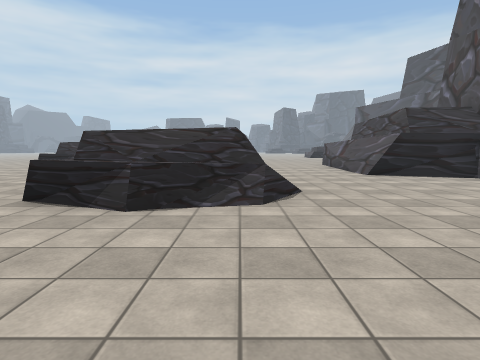
[1] (above)

23 first-person views from a walk through a Unity game level. The camera is 1.4 m above the floor, tilts 6° down and sees 80° across. The floor is counted in squares, 2 m on a side. Each view is taken from the middle of a square. On the plan, view 1 faces up. The plan holds only what a view shows up to about 10 squares ahead; the rest is blank. The place goes on beyond the plan. The player character is not drawn. Some surface patterns are stand-ins.

[2]
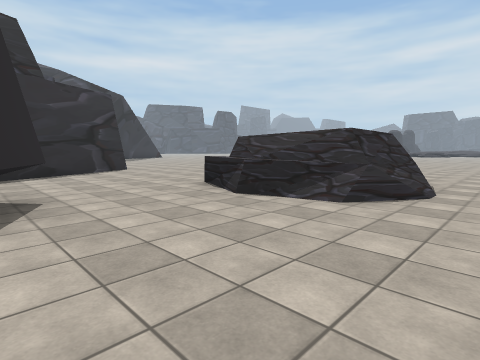

[3]
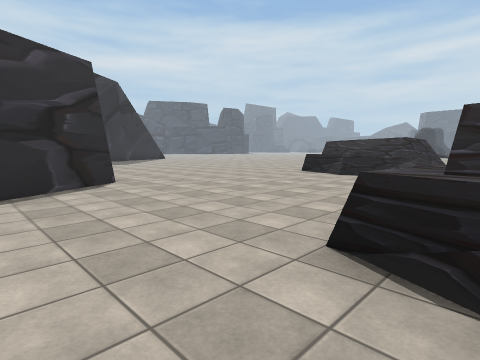

[4]
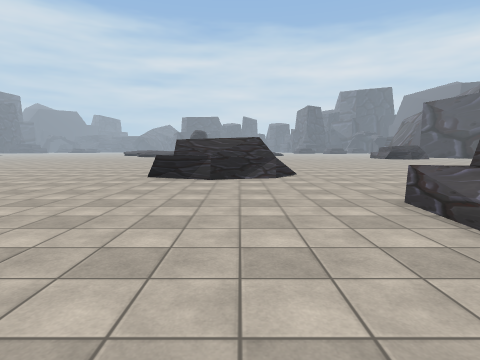

[5]
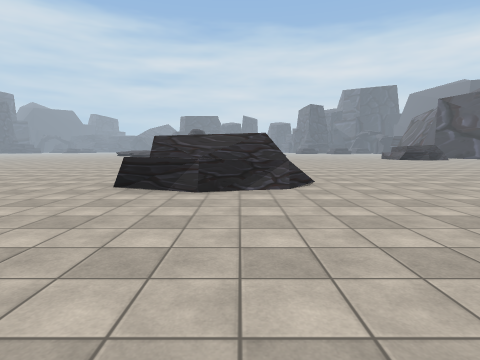

[6]
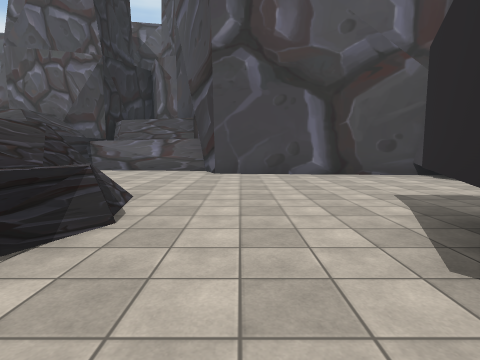

[7]
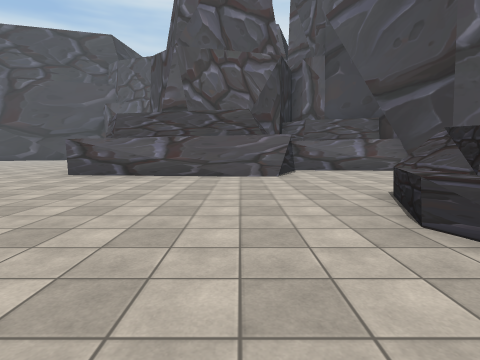

[8]
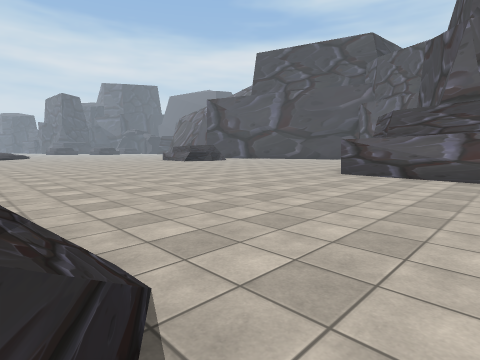

[9]
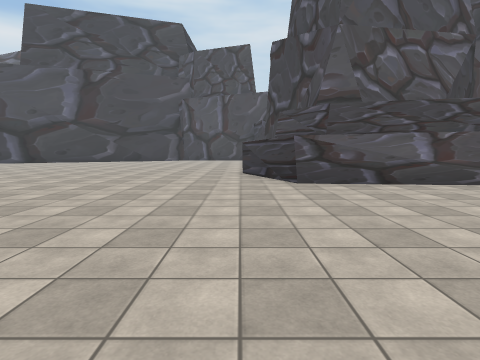

[10]
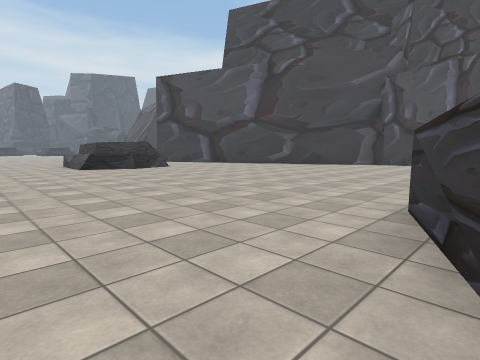

[11]
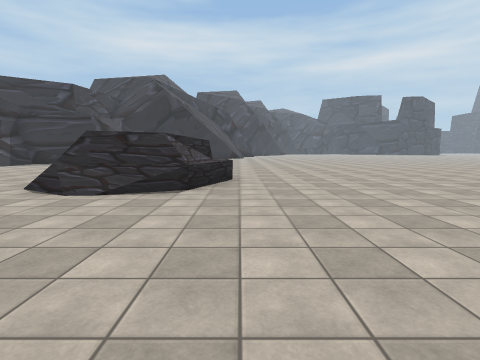

[12]
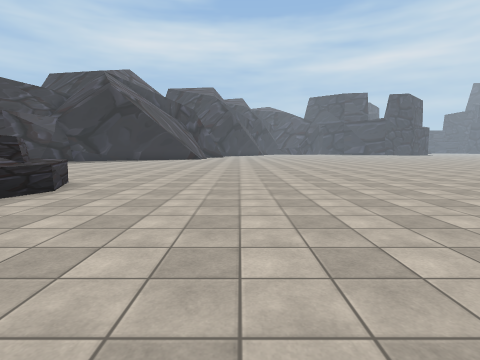

[13]
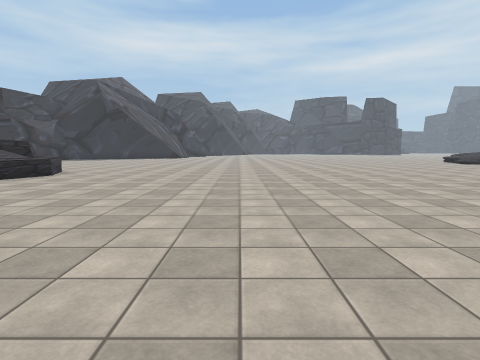

[14]
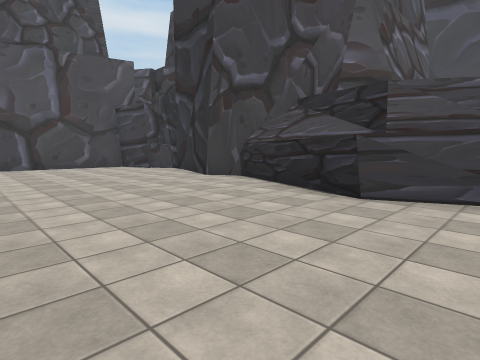

[15]
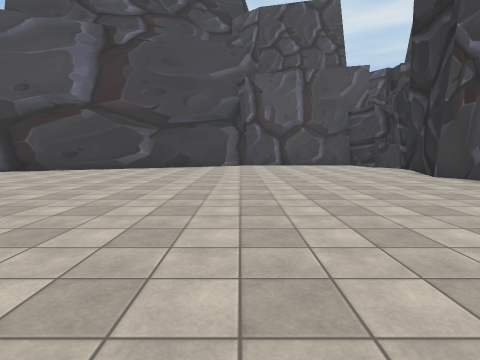

[16]
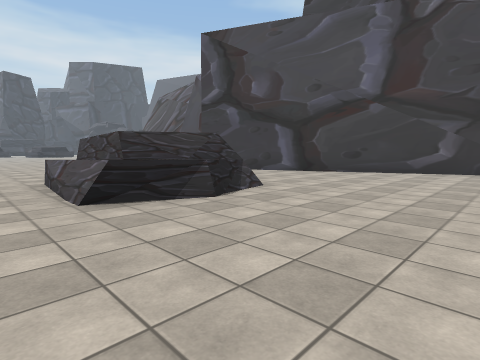

[17]
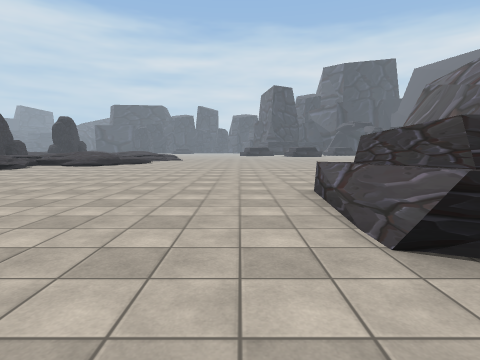

[18]
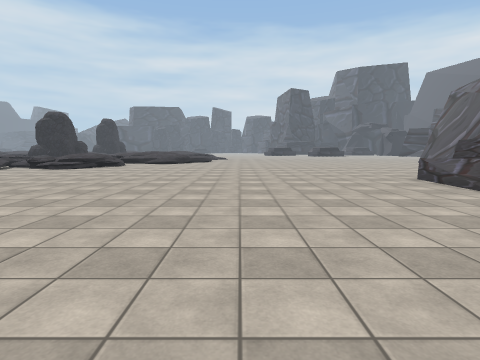

[19]
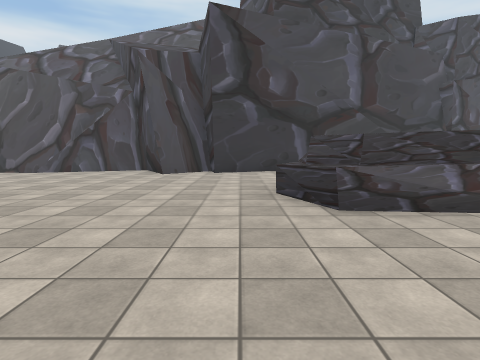

[20]
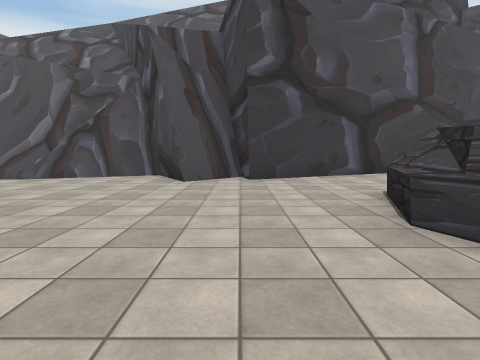

[21]
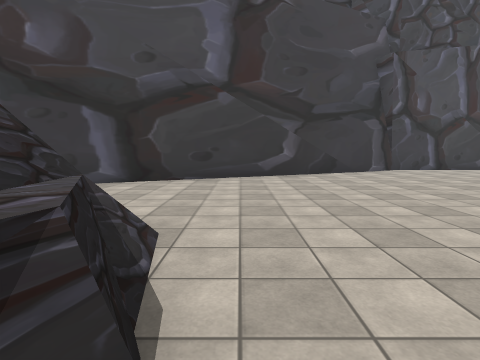

[22]
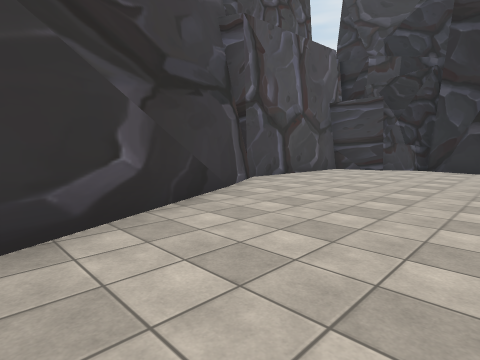

[23]
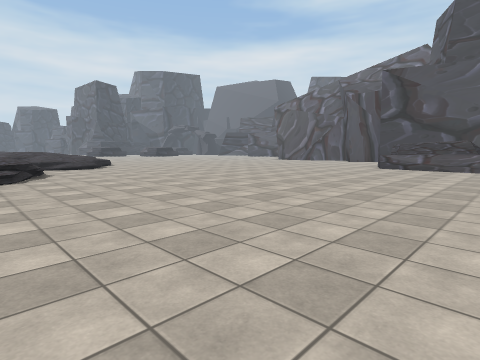

### Floor plan
Points are (right, up) in squares from view 1. A wall is a line through its corners. A room is listed if a view was taken in it or the views show most of it. See-through windows are left out.
Room 1 (views 1, 2, 3, 4, 5, 6, 7, 8, 9, 10, 11, 12, 13, 14, 15, 16, 17, 18, 19, 20, 21, 22, 23)
walls: (-4.3, 12.6) (-4.4, 11) (-4.8, 10.9); (-5.2, 13) (-4.1, 12.9) (-4.1, 10.9) (-5.8, 10.4) (-6.8, 10.6); (-5.9, 13.3) (-4.8, 12.8); (-6.7, 12.8) (-5.8, 13.3) (-4, 13.1); (-4.1, 10.7) (-5.6, 9.9) (-7.4, 10.2); (7.8, 24.4) (6.5, 25); (3.6, 9.5) (4, 13.8) (6.7, 14.9) (10.5, 13.4) (10.9, 13.6); (-5.7, 9.7) (-6.9, 10.3); (9.4, 25.3) (7.9, 24.5) (6.3, 24.8) (6.3, 27.8); (9.2, 25.6) (8.6, 25.4); (9.5, 25.5) (7.7, 24.9) (6.7, 25.2) (6.8, 27.4) (7.5, 27.9) (9.5, 27.6); (7.6, 27.9) (8.6, 27.5); (10.5, 13.4) (11.4, 13.9) (13.9, 13.1); (8.4, 27.5) (9.3, 27.4); (3.9, 7.7) (3.9, 13.2); (-1.5, 6.9) (-0.4, 6.4); (-1.5, 6.8) (0.3, 6.5); (-0.9, 6.6) (0.3, 6.4) (0.3, 4.7) (-0.3, 4.5); (0.1, 6.1) (0, 4.4); (6, 7.4) (3.7, 7.8); (13.5, 13.1) (14.3, 13.1); (-0.4, 4.2) (-1.4, 3.9); (-0.5, 3.8) (-1.2, 3.4) (-3.1, 3.8); (-1.3, 3.8) (-2.4, 4.1); (14.2, 12.7) (15.6, 13.5); (-1.3, 3.3) (-2.6, 3.8); (15.4, 13.6) (16, 13.7); (5.6, 3.3) (5.9, 7.1) (4.3, 7.9); (5.9, 3.3) (5.9, 6.7); (-8.6, 4.6) (-6.8, 1.5); (12.8, 29.9) (11.5, 31.4); (16.9, 18.5) (11.7, 29.8) (13, 30.1) (11.7, 31.5) (13.1, 32.3); (17, 14.8) (17.1, 18.8); (-2.8, 0.9) (-0.9, 0); (13.3, 32.4) (12.5, 34.6); (3.9, -3.4) (4.5, 2.7) (5.7, 3.2)
low walls: (-3.5, 11.1) (-4, 10.4); (-7.2, 13.3) (-5.8, 13.8) (-4, 13.1) (-3.5, 12.1); (6.1, 25.9) (6.3, 27.8) (7.6, 28.4) (9.5, 27.7); (3.7, 7.8) (3.7, 10.5); (-1.9, 7.1) (-1.4, 7.3) (0.3, 6.7); (-2.8, 5.5) (-2.8, 6.9); (-2.9, 5.5) (-2.8, 6.8); (0.8, 4.5) (0.4, 4); (5.7, 3.2) (5.7, 4.1); (-7, 2.3) (-6.5, 1.1); (13.1, 32.3) (12.5, 33.9)

Positions as (right, up) in squares from view 1, and headings:
1: (0, 0), facing up
2: (2, 0), facing up-left
3: (-2, 2), facing up-left
4: (-5, 3), facing up
5: (-5, 5), facing up
6: (-4, 2), facing right
7: (-4, 9), facing right
8: (-4, 10), facing up-right
9: (-2, 15), facing right
10: (3, 14), facing up-right
11: (1, 14), facing left
12: (-1, 17), facing left
13: (2, 19), facing left
14: (5, 19), facing down-right
15: (4, 19), facing right
16: (5, 21), facing up-right
17: (5, 23), facing up
18: (2, 21), facing up
19: (3, 29), facing right
20: (5, 30), facing right
21: (7, 24), facing right
22: (12, 24), facing down-right
23: (-5, 24), facing up-right
